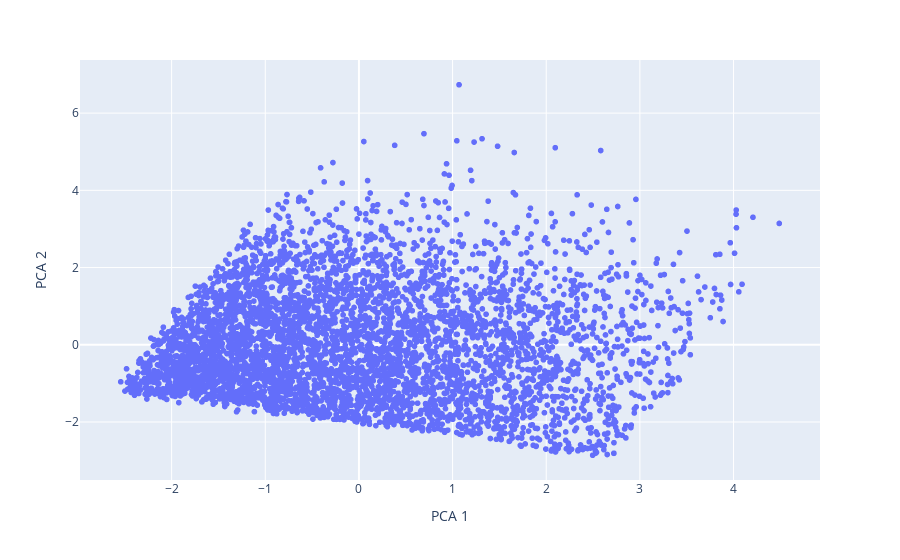

Notebook cell for this chart:
### Code cell
px.scatter(clustering_dataset, x='PCA 1', y='PCA 2')

### Figure 1 — Plotly figure (JSON) as saved in the notebook; plotly's stock layout.template omitted (floating-point values rounded to 4 significant figures; data arrays with more than 128 entries replaced by an {"elided": "..."} marker saying what was removed)
{"data": [{"hovertemplate": "PCA 1=%{x}<br>PCA 2=%{y}<extra></extra>", "legendgroup": "", "marker": {"color": "#636efa", "symbol": "circle"}, "mode": "markers", "name": "", "showlegend": false, "type": "scattergl", "x": {"elided": "5000 float values"}, "xaxis": "x", "y": {"elided": "5000 float values"}, "yaxis": "y"}], "layout": {"legend": {"tracegroupgap": 0}, "margin": {"t": 60}, "xaxis": {"anchor": "y", "domain": [0, 1], "title": {"text": "PCA 1"}}, "yaxis": {"anchor": "x", "domain": [0, 1], "title": {"text": "PCA 2"}}}}
